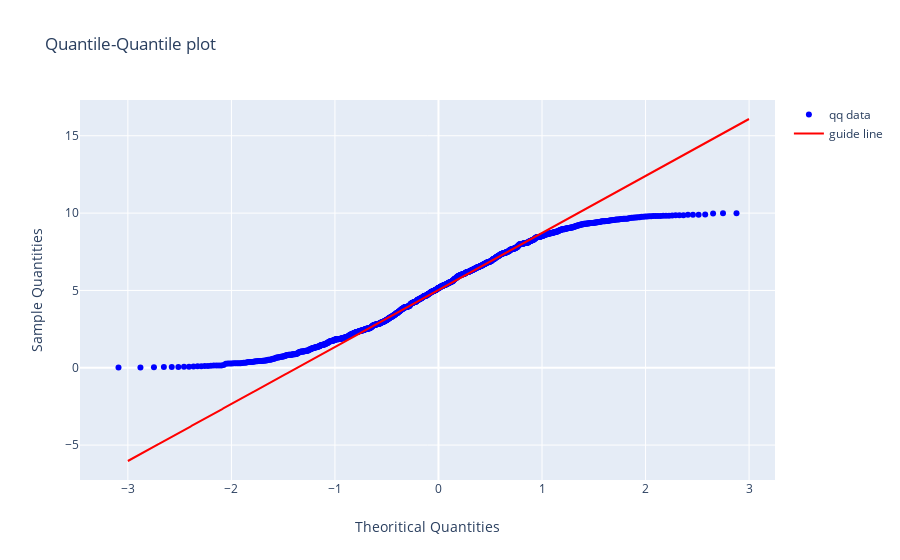

Notebook code cell kept with this figure:
### Markdown cell above
The way to read a qq plot is to see how many points fall along the reference line. If majority of lines fall onto this line then it can be assumed that the data follows a normal distribution. If majority of plots do not follow this trend then we can say that the data does not have a normal trend. The qq plot is a simple graphical way to decipher if data set follows a normal distribution or not. 

Suppose we have a dataset that follows a uniform distribution. then the qq plot will look different.

### Code cell
uniform_data = np.random.uniform(0,10,1000)

num_divisions = uniform_data.shape[0]+1
quantiles = np.arange(1,uniform_data.shape[0])/num_divisions

# scatter data 
qq_uniform_x = sps.norm.ppf(quantiles)
qq_uniform_y = np.sort(uniform_data)

line_y0 = np.quantile(uniform_data, 0.25)
line_y1 = np.quantile(uniform_data, 0.75)


slope = (line_y1-line_y0)/(line_x1-line_x0)
line_intercept = line_y1 - (slope*line_x1)

# points to plot the line 
x_uniform = np.arange(-3,3,0.001)
y_uniform = (slope*x_range_line) + line_intercept  



fig = go.Figure()

fig.add_trace(go.Scatter(x=qq_uniform_x, y=qq_uniform_y, mode='markers', marker={'color':'blue'}, name="qq data"))
fig.add_trace(go.Scatter(x=x_uniform, y=y_uniform, mode='lines', marker={'color':'red'}, name="guide line"))


fig['layout'].update(title='Quantile-Quantile plot',
                     xaxis={
                            'title': 'Theoritical Quantities',
                            'zeroline': True
                           },
                    yaxis={
                            'title': 'Sample Quantities'
                          },
                   showlegend=True,
                   )


iplot(fig)

### Figure 1 — Plotly figure (JSON) as saved in the notebook; plotly's stock layout.template omitted (floating-point values rounded to 4 significant figures; data arrays with more than 128 entries replaced by an {"elided": "..."} marker saying what was removed)
{"data": [{"marker": {"color": "blue"}, "mode": "markers", "name": "qq data", "type": "scatter", "x": {"elided": "999 float values"}, "y": {"elided": "1000 float values"}}, {"marker": {"color": "red"}, "mode": "lines", "name": "guide line", "type": "scatter", "x": {"elided": "6000 float values"}, "y": {"elided": "6000 float values"}}], "layout": {"showlegend": true, "title": {"text": "Quantile-Quantile plot"}, "xaxis": {"title": {"text": "Theoritical Quantities"}, "zeroline": true}, "yaxis": {"title": {"text": "Sample Quantities"}}}}
